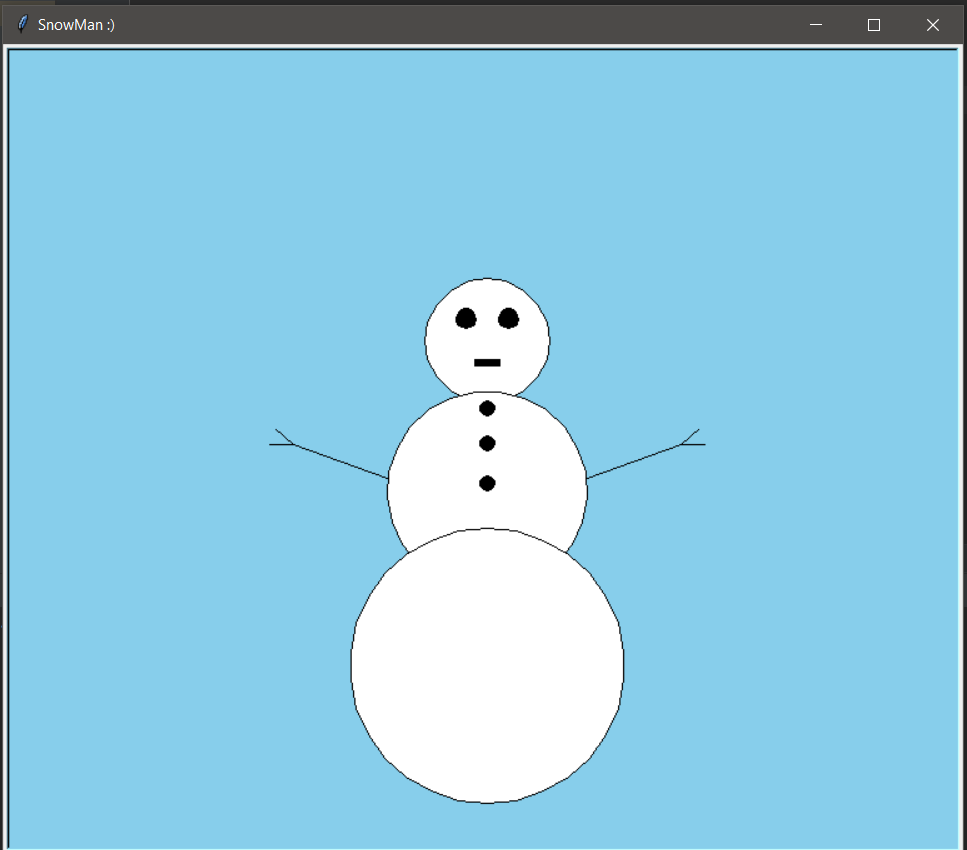

Reproduce this figure in Python.
import turtle
s = turtle.Turtle()
s.speed(10)
screen = turtle.Screen()
screen.title("SnowMan :)")
screen.bgcolor("sky blue")

# circles


def circles(color, radius, x, y):
    s.penup()
    s.fillcolor(color)
    s.goto(x, y)
    s.pendown()
    s.begin_fill()
    s.circle(radius)
    s.end_fill()


circles("white", 50, 0, 40)
circles("white", 80, 0, -110)
circles("white", 110, 0, -280)

# eyes

circles("black", 8, -17, 100)
circles("black", 8,  17, 100)


def mouth(x, y, l, b):
    s.penup()
    s.fillcolor("black")
    s.goto(x, y)
    s.pendown()
    s.begin_fill()
    for _ in range(4):
        if _ % 2 == 0:
            s.forward(l)
            s.left(90)
        else:
            s.forward(b)
            s.left(90)
    s.end_fill()

# mouth


mouth(-10, 70, 20, 5)

# buttons

circles("black", 6, 0, 30)
circles("black", 6, 0, 2)
circles("black", 6, 0, -30)

# hands


def hands(leng, ang, x, y):
    s.penup()
    s.goto(x, y)
    s.setheading(ang)
    s.pendown()
    s.forward(leng)
    s.setheading(ang + 20)
    s.forward(20)
    s.penup()
    s.back(20)
    s.pendown()
    s.setheading(ang - 20)
    s.forward(20)
    s.penup()


hands(80, 160, -80, -20)
hands(80, 20, 80, -20)


s.hideturtle()
turtle.mainloop()
